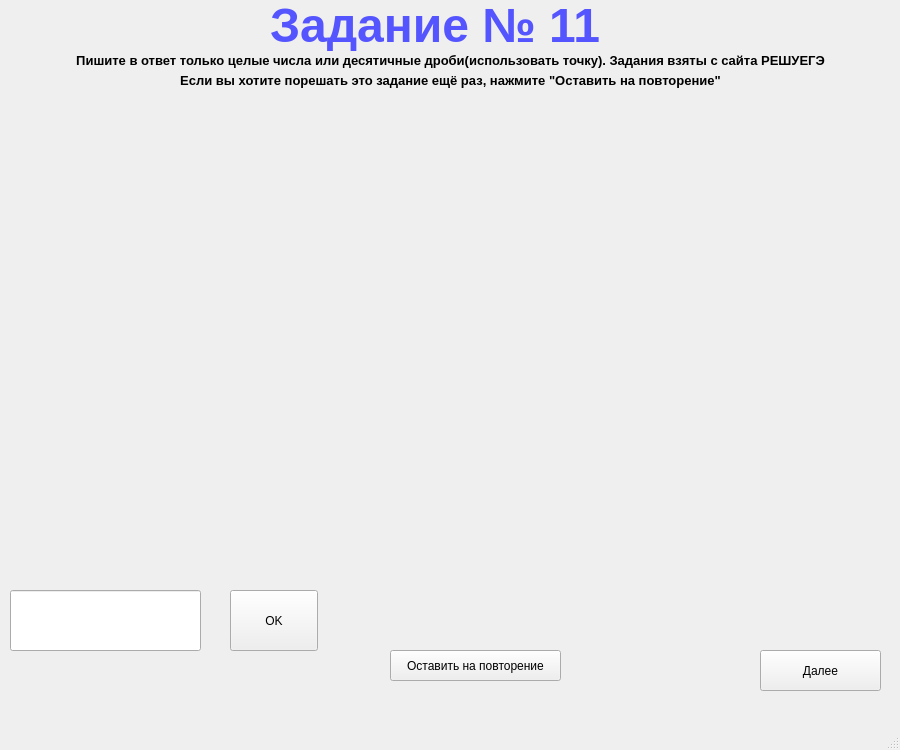
<?xml version="1.0" encoding="UTF-8"?>
<ui version="4.0">
 <class>MainWindow</class>
 <widget class="QMainWindow" name="MainWindow">
  <property name="geometry">
   <rect>
    <x>0</x>
    <y>0</y>
    <width>900</width>
    <height>750</height>
   </rect>
  </property>
  <property name="windowTitle">
   <string>MainWindow</string>
  </property>
  <widget class="QWidget" name="centralwidget">
   <widget class="QLabel" name="label">
    <property name="geometry">
     <rect>
      <x>270</x>
      <y>0</y>
      <width>341</width>
      <height>51</height>
     </rect>
    </property>
    <property name="palette">
     <palette>
      <active>
       <colorrole role="WindowText">
        <brush brushstyle="SolidPattern">
         <color alpha="255">
          <red>85</red>
          <green>85</green>
          <blue>255</blue>
         </color>
        </brush>
       </colorrole>
      </active>
      <inactive>
       <colorrole role="WindowText">
        <brush brushstyle="SolidPattern">
         <color alpha="255">
          <red>85</red>
          <green>85</green>
          <blue>255</blue>
         </color>
        </brush>
       </colorrole>
      </inactive>
      <disabled>
       <colorrole role="WindowText">
        <brush brushstyle="SolidPattern">
         <color alpha="255">
          <red>160</red>
          <green>162</green>
          <blue>164</blue>
         </color>
        </brush>
       </colorrole>
      </disabled>
     </palette>
    </property>
    <property name="font">
     <font>
      <pointsize>36</pointsize>
      <weight>75</weight>
      <bold>true</bold>
     </font>
    </property>
    <property name="text">
     <string>Задание № 11</string>
    </property>
   </widget>
   <widget class="QLabel" name="label_2">
    <property name="geometry">
     <rect>
      <x>0</x>
      <y>50</y>
      <width>901</width>
      <height>21</height>
     </rect>
    </property>
    <property name="font">
     <font>
      <pointsize>10</pointsize>
      <weight>75</weight>
      <bold>true</bold>
     </font>
    </property>
    <property name="text">
     <string>Пишите в ответ только целые числа или десятичные дроби(использовать точку). Задания взяты с сайта РЕШУЕГЭ</string>
    </property>
    <property name="alignment">
     <set>Qt::AlignCenter</set>
    </property>
   </widget>
   <widget class="QLabel" name="color_fon">
    <property name="geometry">
     <rect>
      <x>20</x>
      <y>100</y>
      <width>840</width>
      <height>411</height>
     </rect>
    </property>
    <property name="text">
     <string/>
    </property>
   </widget>
   <widget class="QLabel" name="t_or_f_p1">
    <property name="geometry">
     <rect>
      <x>50</x>
      <y>520</y>
      <width>761</width>
      <height>51</height>
     </rect>
    </property>
    <property name="text">
     <string/>
    </property>
   </widget>
   <widget class="QLineEdit" name="ans_p1">
    <property name="geometry">
     <rect>
      <x>10</x>
      <y>590</y>
      <width>191</width>
      <height>61</height>
     </rect>
    </property>
   </widget>
   <widget class="QPushButton" name="btn_ok_p1">
    <property name="geometry">
     <rect>
      <x>230</x>
      <y>590</y>
      <width>88</width>
      <height>61</height>
     </rect>
    </property>
    <property name="text">
     <string>OK</string>
    </property>
   </widget>
   <widget class="QPushButton" name="btn_next_p1">
    <property name="geometry">
     <rect>
      <x>760</x>
      <y>650</y>
      <width>121</width>
      <height>41</height>
     </rect>
    </property>
    <property name="text">
     <string>Далее</string>
    </property>
   </widget>
   <widget class="QPushButton" name="btn_repeat">
    <property name="geometry">
     <rect>
      <x>390</x>
      <y>650</y>
      <width>171</width>
      <height>31</height>
     </rect>
    </property>
    <property name="text">
     <string>Оставить на повторение</string>
    </property>
   </widget>
   <widget class="QLabel" name="label_3">
    <property name="geometry">
     <rect>
      <x>10</x>
      <y>70</y>
      <width>881</width>
      <height>21</height>
     </rect>
    </property>
    <property name="font">
     <font>
      <pointsize>10</pointsize>
      <weight>75</weight>
      <bold>true</bold>
     </font>
    </property>
    <property name="text">
     <string>Если вы хотите порешать это задание ещё раз, нажмите &quot;Оставить на повторение&quot;</string>
    </property>
    <property name="alignment">
     <set>Qt::AlignCenter</set>
    </property>
   </widget>
   <widget class="QLabel" name="problem_1">
    <property name="geometry">
     <rect>
      <x>20</x>
      <y>100</y>
      <width>851</width>
      <height>411</height>
     </rect>
    </property>
    <property name="text">
     <string/>
    </property>
    <property name="alignment">
     <set>Qt::AlignCenter</set>
    </property>
   </widget>
  </widget>
  <widget class="QMenuBar" name="menubar">
   <property name="geometry">
    <rect>
     <x>0</x>
     <y>0</y>
     <width>900</width>
     <height>30</height>
    </rect>
   </property>
  </widget>
  <widget class="QStatusBar" name="statusbar"/>
 </widget>
 <resources/>
 <connections/>
</ui>
